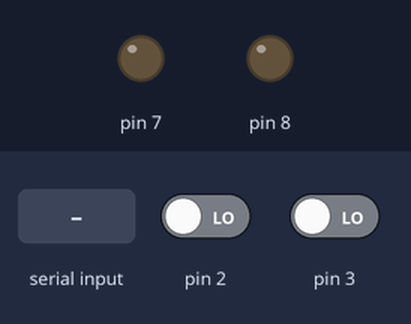
Recording of a sketch running on a simulated Arduino Uno, built with avr-gcc and run on an emulated ATmega328P. Shown: output pins drawn as LEDs (lit = HIGH). Inputs (shaded band) come from the test bench; at power-on: pin 2 LOW, pin 3 LOW. What the sketch prints to the serial monitor is not drawn.

Above: at 1.2 s.
1.3 s: "1\n" received over Serial
At 1.51 s:
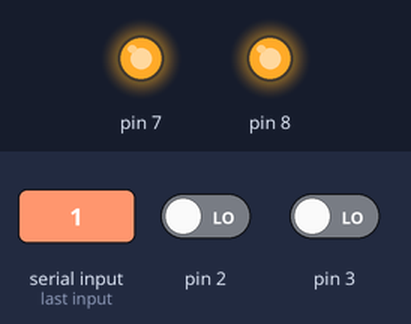
At 2.5 s:
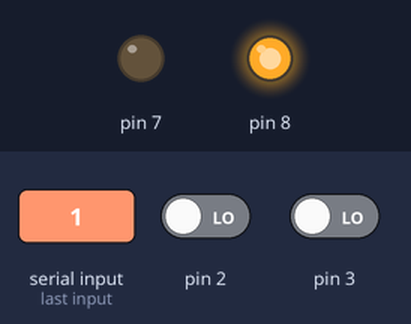
5.8 s: "*\n" received over Serial
At 6.7 s:
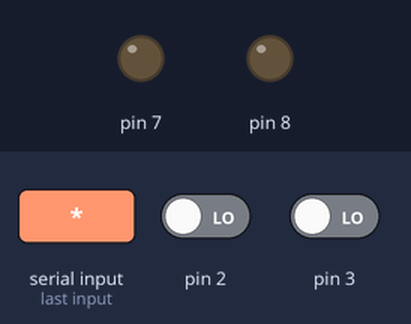
Timing chart, 0 to 8.8 s (numbered marks = the images above; inputs shaded):
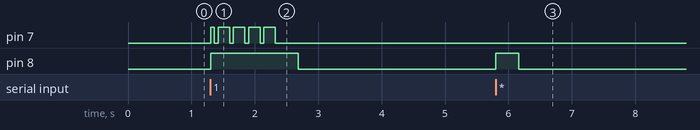

The sketch:

Lab1.ino
```cpp
#include <TimerOne.h>

//microsegundos
long DIT = 60000;
long DASH = 3 * DIT;
long LETTER_PAUSE = DASH;
long WORD_SPACE = 5 * DIT;
long SIMBOL = DIT;

boolean inicio = true;
boolean flanco_subida = true;
boolean lectura = false;
boolean bandera = false;
long time = 0;
String morse_code = "";
String morse_code_in = "";

String inputString = "";
boolean stringComplete = false;

struct par {
  char letra;
  String morse;
};

par diccionario[36] = {
  {'a', ". -"},
  {'b', "- . . ."},
  {'c', "- . - ."},
  {'d', "- . ."},
  {'e', "."},
  {'f', ". . - ."},
  {'g', "- - ."},
  {'h', ". . . ."},
  {'i', ". ."},
  {'j', ". - - -"},
  {'k', "- . -"},
  {'l', ". - . ."},
  {'m', "- -"},
  {'n', "- ."},
  {'o', "- - -"},
  {'p', ". - - ."},
  {'q', "- - . -"},
  {'r', ". - ."},
  {'s', ". . ."},
  {'t', "-"},
  {'u', ". . -"},
  {'v', ". . . -"},
  {'w', ". - -"},
  {'x', "- . . -"},
  {'y', "- . - -"},
  {'z', "- - . ."},
  {'1', ". - - - -"},
  {'2', ". . - - -"},
  {'3', ". . . - -"},
  {'4', ". . . . -"},
  {'5', ". . . . ."},
  {'6', "- . . . ."},
  {'7', "- - . . ."},
  {'8', "- - - . ."},
  {'9', "- - - - ."},
  {'0', "- - - - -"}
};
int x = 36;

void setup() {
  // put your setup code here, to run once:
  Timer1.initialize();
  pinMode(7, OUTPUT);
  pinMode(8, OUTPUT);
  Serial.begin(9600);
  inputString.reserve(100);

  // attachInterrupt(1, flanco_subida, RISING) ;
  //attachInterrupt(0, flanco_bajada, FALLING) ;
  attachInterrupt(1, control, CHANGE) ;
  attachInterrupt(0, funcion_lectura, CHANGE) ;

  //  digitalWrite(7,HIGH);
  //  delay(DIT/1000);
  //  digitalWrite(7,LOW);
  //  delay(SIMBOL/1000);
  //  digitalWrite(7,HIGH);
  //  delay(DIT/1000);
  //  digitalWrite(7,LOW);
  //  delay(SIMBOL/1000);
  //  digitalWrite(7,HIGH);
  //  delay(DIT/1000);
  //  digitalWrite(7,LOW);
  //  delay(SIMBOL/1000);
  //  digitalWrite(7,HIGH);
  //  delay(DIT/1000);
  //  digitalWrite(7,LOW);
  //  delay(LETTER_PAUSE/1000);
  //  digitalWrite(7,HIGH);
  //  delay(DASH/1000);
  //  digitalWrite(7,LOW);
  //  delay(SIMBOL/1000);
  //  digitalWrite(7,HIGH);
  //  delay(DASH/1000);
  //  digitalWrite(7,LOW);
  //  delay(SIMBOL/1000);
  //  digitalWrite(7,HIGH);
  //  delay(DASH/1000);
  //  digitalWrite(7,LOW);
  //  delay(SIMBOL/1000);
  //  digitalWrite(7,HIGH);
  //  delay(LETTER_PAUSE/1000);
  //digitalWrite(7,LOW);


}

void loop() {
    // put your main code here, to run repeatedly:
//if(bandera){
    if (stringComplete) {
      char simbolo;
      morse_code = "";
      inputString.trim();
      Serial.println(inputString);
      int longitud = inputString.length();
      for (int i = 0; i <= longitud - 1; i++) {
        simbolo = inputString.charAt(i);
        //Serial.println(i);
        //Serial.println(simbolo);
        if (simbolo == ' ') {
          morse_code += '+';
          //Serial.println(morse_code);
        } else if (morse_code.equals("") || inputString.charAt(i - 1) == ' ' ) {
          morse_code += traductorAMorse(simbolo);
          //Serial.println(morse_code);
        } else {
          //morse_code.concat()
          morse_code += '*';
          //Serial.println(morse_code);
          String simbolo_traducido = traductorAMorse(simbolo);
          morse_code += simbolo_traducido;
          //Serial.println(morse_code);
        }

      }
      Serial.println("su codigo morce es: ");
      Serial.println(morse_code_in);
      morse_code += "+";
      //morse_code += morse_code_in;
      Serial.println(morse_code);
      digitalWrite(8,HIGH);
      emision(morse_code);
      digitalWrite(8,LOW);
      //Serial.println(traductor(inputString, 0, 1));
      inputString = "";
      stringComplete = false;
    }
    bandera = false;
//}
}

void control() {
  //Serial.print("lect");
  //Serial.println(lectura);
  if (!lectura) {
    lectura = true;
    Serial.println("entré");
  }
  else {
    bandera = true;
  }
}

void funcion_lectura() {
  //Serial.print("flanco");
  //Serial.println(flanco_subida);
  if (lectura) {
    if (!flanco_subida) {
      if (inicio) {
        Timer1.restart();
      } else {
        //digitalWrite(PIN_5,LOW);
        time = Timer1.read();
        Timer1.restart();
        Serial.print("fb :  ");
        Serial.print(time);
        Serial.println(tipoSenal(time, true));
        morse_code_in  += tipoSenal(time, true);
      }
      flanco_subida = true;
    } else {
      if (inicio) {
        Timer1.restart();
        inicio = false;
      } else {
        time = Timer1.read();
        Timer1.restart();
        Serial.print("fs :  ");
        Serial.print(tipoSenal(time, false));
        Serial.println(time);
        morse_code_in += tipoSenal(time, false);
        //digitalWrite(PIN_5,HIGH);
      }
      flanco_subida = false;
    }


  }
}


String tipoSenal(long tiempo, boolean tipo) {
  String senal;
  if (tipo) {
    if (tiempo < (DIT - 10000)) {
      senal = "";
    } else if (tiempo < (DIT + 10000)) {
      senal = ".";//dit
    } else if (tiempo < (DASH + 10000)) {
      senal = "-";//dash
    }

  } else {
    if (tiempo < (DIT - 10000)) {
      senal = "";
    } else if (tiempo < (SIMBOL + 10000)) {
      senal = " ";//simbol
    } else if (tiempo < (LETTER_PAUSE + 10000)) {
      senal = "*";//letter_pause
    } else if (tiempo < (WORD_SPACE + 10000)) {
      senal = "+";//word_space
    }
  }
  return senal;
}


String traductorAMorse(char letra) {
  String resultado;
  for (int i = 0; i < x - 1; i++)
  {

    if (letra == diccionario[i].letra) {
      //Serial.println(diccionario[i].morse);
      resultado = diccionario[i].morse;
      break;
    }
  }
  return resultado;
}

void emision(String mensaje) {
  Serial.println(mensaje);
  char simbolo;
  int longitud = mensaje.length();

  for (int i = 0; i <= longitud; i++) {
    simbolo = mensaje.charAt(i);
    //Serial.println(i);
    Serial.println(simbolo);
    if (simbolo == ' ') {
      digitalWrite(7, LOW);
      //delay(1000);
      delay(SIMBOL / 1000);
    } else if (simbolo == '+') {
      digitalWrite(7, LOW);
      //delay(1000);
      delay(WORD_SPACE / 1000);
    } else if (simbolo == '*') {
      digitalWrite(7, LOW);
      //delay(1000);
      delay(LETTER_PAUSE / 1000);
    } else if (simbolo == '-') {
      digitalWrite(7, HIGH);
      //delay(1000);
      delay(DASH / 1000);
    } else if (simbolo == '.') {
      digitalWrite(7, HIGH);
      //delay(1000);
      delay(DIT / 1000);
    }
  }
  digitalWrite(7, LOW);
  delay(DIT / 1000);
  Serial.println(DIT/1000);

}

void serialEvent() {
  while (Serial.available()) {
    char inChar = (char)Serial.read();

    if (inChar == '\n') {
      stringComplete = true;
    } else {
      inputString += inChar;
    }
  }
}
```

Measured:
- after the input at 1.3 s, pin 7: LOW → HIGH at once, then repeats every 0.24 s: LOW 0.06 s, HIGH 0.18 s, until it stays LOW from 2.3 s; pin 8: LOW → HIGH at once, → LOW 1.4 s later
- after the input at 5.8 s, pin 8: LOW → HIGH at once, → LOW 0.36 s later
